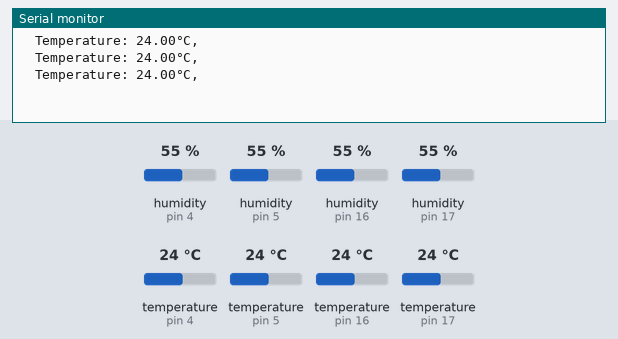
The sketch below on a simulated Arduino Uno, built with avr-gcc and run on an emulated ATmega328P. On the bench: the last lines printed to the serial monitor. The test bench sets the inputs (shaded band); at power-on: temperature (sensors on pin 4, pin 5, pin 16, pin 17) 24 °C, humidity (sensors on pin 4, pin 5, pin 16, pin 17) 55 %.

Above: at 3.9 s.
4.0 s: temperature (sensor on pin 4) set to 12 °C
At 6.7 s:
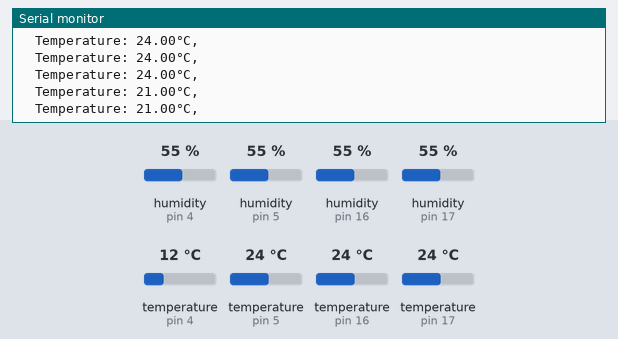
6.9 s: temperature (sensor on pin 5) set to 12 °C
At 8.9 s:
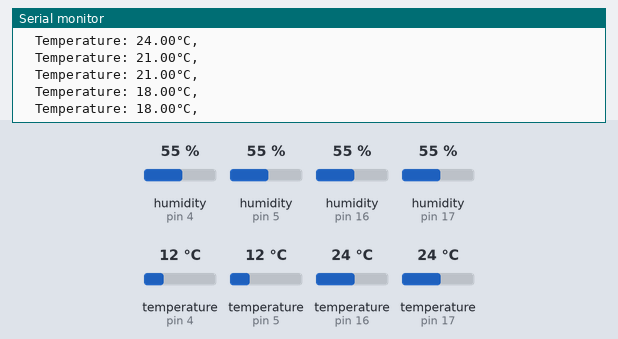
9.8 s: temperature (sensor on pin 16) set to 12 °C
At 11.4 s:
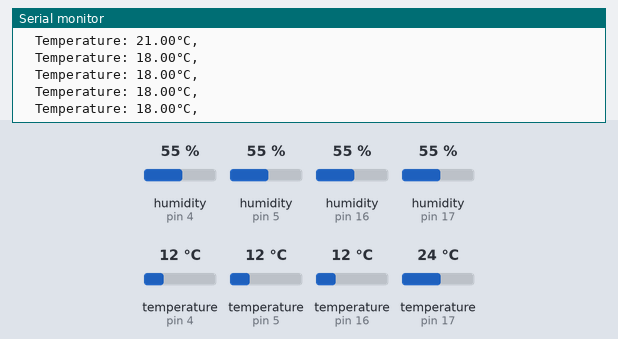
12.7 s: temperature (sensor on pin 17) set to 12 °C
At 12.7 s:
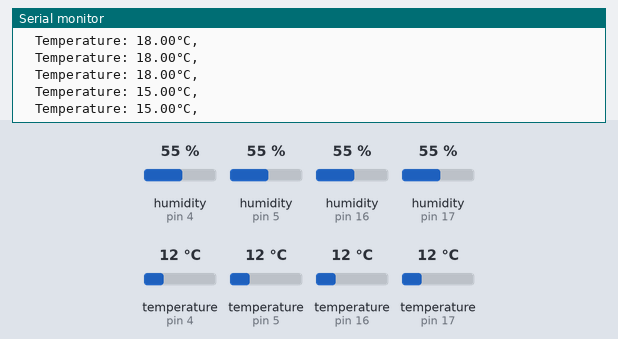
15.6 s: temperature (sensor on pin 4) set to 19 °C
At 17.6 s:
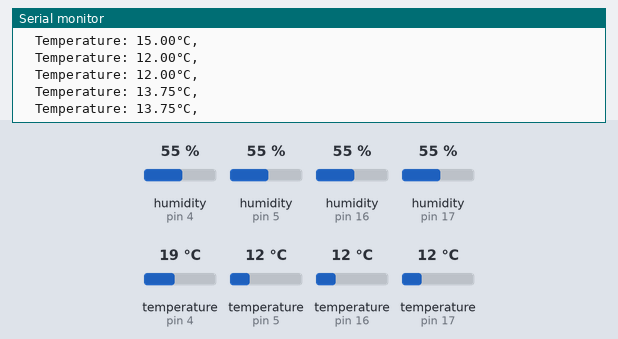
18.5 s: temperature (sensor on pin 5) set to 19 °C
At 19.4 s:
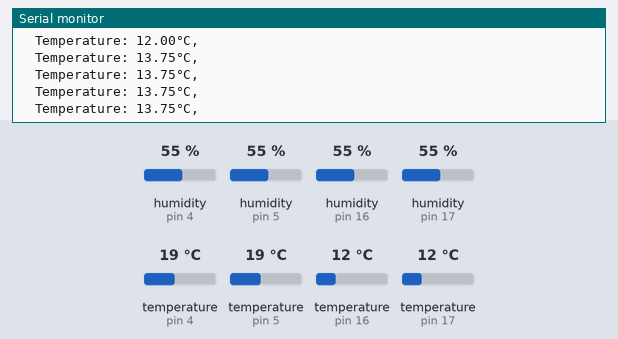
Timing chart, 0 to 21.5 s (numbered marks = the images above; inputs shaded):
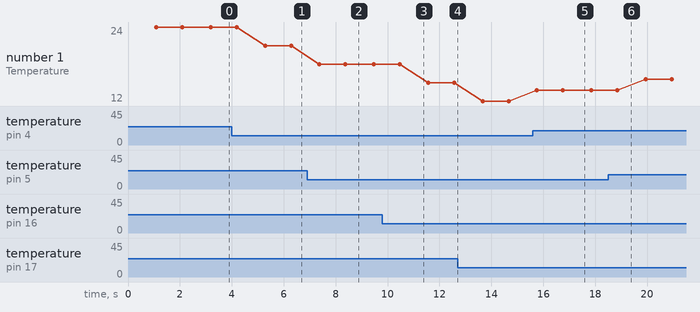

Measured:
- after the input at 4.0 s, the serial monitor: prints a new line after 1.3 s (image 1)
- after the input at 6.9 s, the serial monitor: prints a new line after 0.48 s (image 2)
- after the input at 15.6 s, the serial monitor: prints a new line after 0.16 s (image 5)
- plotted number 1: 24 → 21 after the input at 4.0 s, 21 → 18 after the input at 6.9 s, 18 → 15 after the input at 9.8 s, 15 → 12 after the input at 12.7 s, 12 → 13.75 after the input at 15.6 s

The sketch:

Serial_monitor_4.ino
```cpp
#include "DHT.h"

#define DHT1PIN 4
#define DHT2PIN 16
#define DHT3PIN 17
#define DHT4PIN 5

#define DHT1TYPE DHT11
#define DHT2TYPE DHT11
#define DHT3TYPE DHT11
#define DHT4TYPE DHT11


DHT dht1(DHT1PIN, DHT1TYPE); // constructeur pour déclarer notre capteur
DHT dht2(DHT2PIN, DHT2TYPE);
DHT dht3(DHT3PIN, DHT3TYPE);
DHT dht4(DHT4PIN, DHT4TYPE);

void setup() {
  Serial.begin(115200);
  dht1.begin();
  dht2.begin();
  dht3.begin();
  dht4.begin();
}

void loop()
{
  delay(1000);

  // Le DHT11 renvoie au maximum une mesure toute les 1s
  float t1 = dht1.readTemperature();
  float t2 = dht2.readTemperature();
  float t3 = dht3.readTemperature();
  float t4 = dht4.readTemperature();
  //Lis la température en degré celsius

  if ( isnan(t1)||isnan(t2)||isnan(t3)||isnan(t4))
  {
    Serial.println("Echec reception");
    return;
    //Renvoie une erreur si l'ESP32 ne reçoit aucune mesure
  }
  float  T =(t1+t2+t3+t4)/4 ;
  Serial.print("  Temperature: ");
  Serial.print(T);
  Serial.print("°C, ");
  Serial.println("");

  // Transmet les mesures reçues dans le moniteur série
}
```
